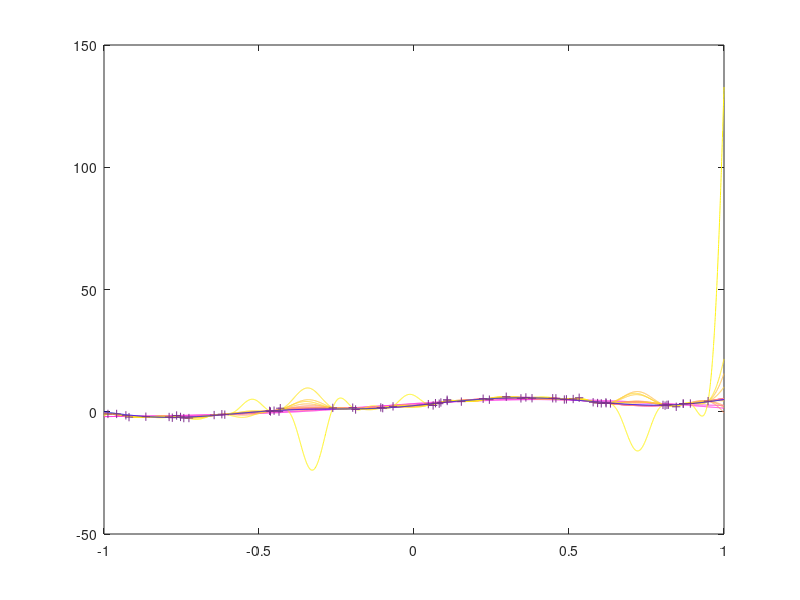
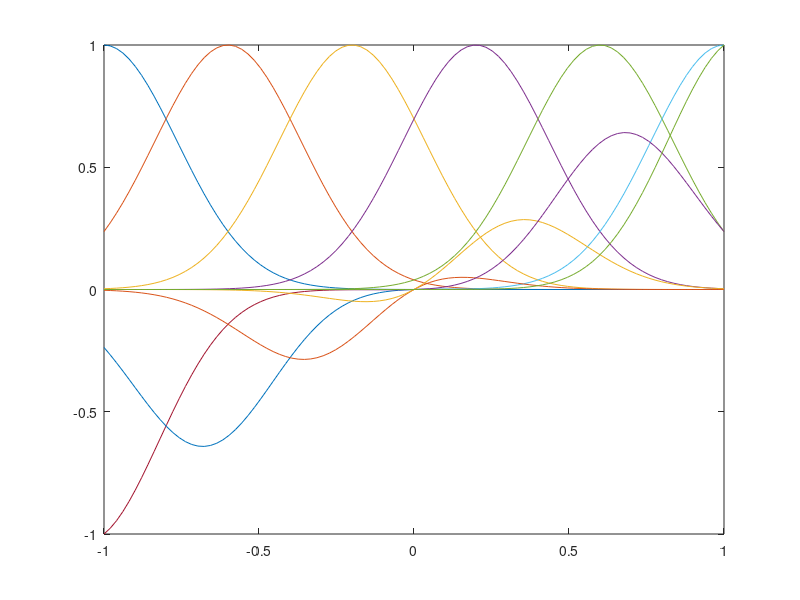
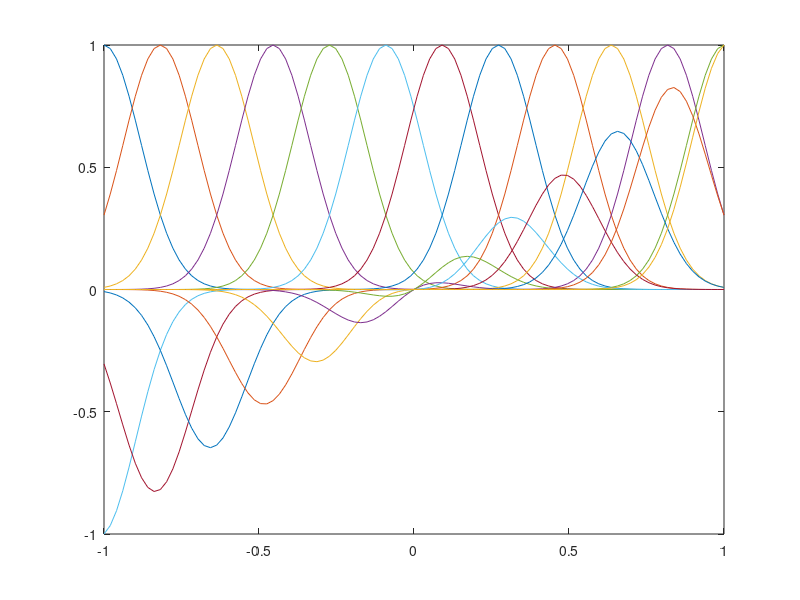
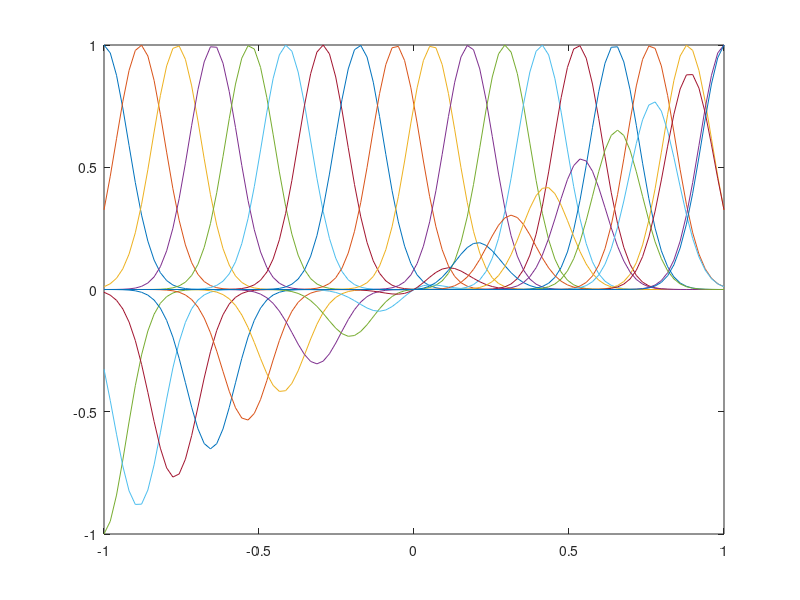

MATLAB code to generate these figures, in order:
%1.1.3

clc;
close all;
clear;



data = importdata('datasets/linearregression_homework.mat');
x_test = data.x_test;
x_train = data.x_train;
y_target = data.y_target;
y_test = data.y_test;
y_train = data.y_train;

d_max = 18;

fig1=figure();



y_our_train = zeros(length(x_train), d_max);
y = zeros(length(x_test), d_max);

for d = 2:d_max
   
    myh = ones(size(x_train))*linspace(-1, 1, d);
    
    x_train_mat = [x_train]*ones(1,d);
    X = exp((-(x_train_mat-myh).^2)./((2/d).^2));
    X_r = x_train_mat.*exp((-(x_train_mat-myh).^2)./((2/d).^2));
    X = [X, X_r];
    W = inv(X'*X)*X'*y_train;
    
    y_our_train(:,d) = X*W;

    
    
    myh = ones(size(x_test))*linspace(-1, 1, d);
    x_test_mat = [x_test]*ones(1,d);
    X_test = exp((-(x_test_mat-myh).^2)./((2/d).^2));
    X_test_r = x_test_mat.*exp((-(x_test_mat-myh).^2)./((2/d).^2));
    X_test = [X_test, X_test_r];
    
    y(:,d) = X_test*W;
    my_plot = plot(x_test, y(:,d));
    hold on;
    set(my_plot, 'Color', [1, d/(d_max+1) , 1-d/(d_max+1)]);
    

end

plot(x_test, y_target, 'b-');
plot(x_train, y_train, ' +');


%plot of basis functions

x_basis = linspace(-1,1,100)';
d = d_max;
myh = ones(size(x_basis))*linspace(-1, 1, d);

x_basis_mat = [x_basis]*ones(1,d);
X_basis = exp((-(x_basis_mat-myh).^2)./((2/d).^2));

for d = [6 12 18]
    myh = ones(size(x_basis))*linspace(-1, 1, d);

    x_basis_mat = [x_basis]*ones(1,d);
    X_basis = exp((-(x_basis_mat-myh).^2)./((2/d).^2));
    X_basis_r = x_basis_mat.*exp((-(x_basis_mat-myh).^2)./((2/d).^2));
    X_basis = [X_basis, X_basis_r];

    figure
    for k = 2:(d*2)+1
        mask = zeros(d*2, 1);
        mask(k-1) = 1;
    
        y_basis = X_basis*mask;
    
        plot(x_basis, y_basis);
        axis([-1 1 -1 1]);
        hold on;
    end
end




%letzter punkt:

for d = 2:d_max
    mse_test(d) = (y(:,d) - y_test)' * (y(:,d) - y_test) / length(y_test);
    mse_train(d) = (y_our_train(:,d) - y_train)' * (y_our_train(:,d) - y_train) / length(y_our_train);
end

figure

plot(2:d_max, mse_test(2:d_max), 'r-');
hold on;
plot(2:d_max, mse_train(2:d_max), 'b-');
